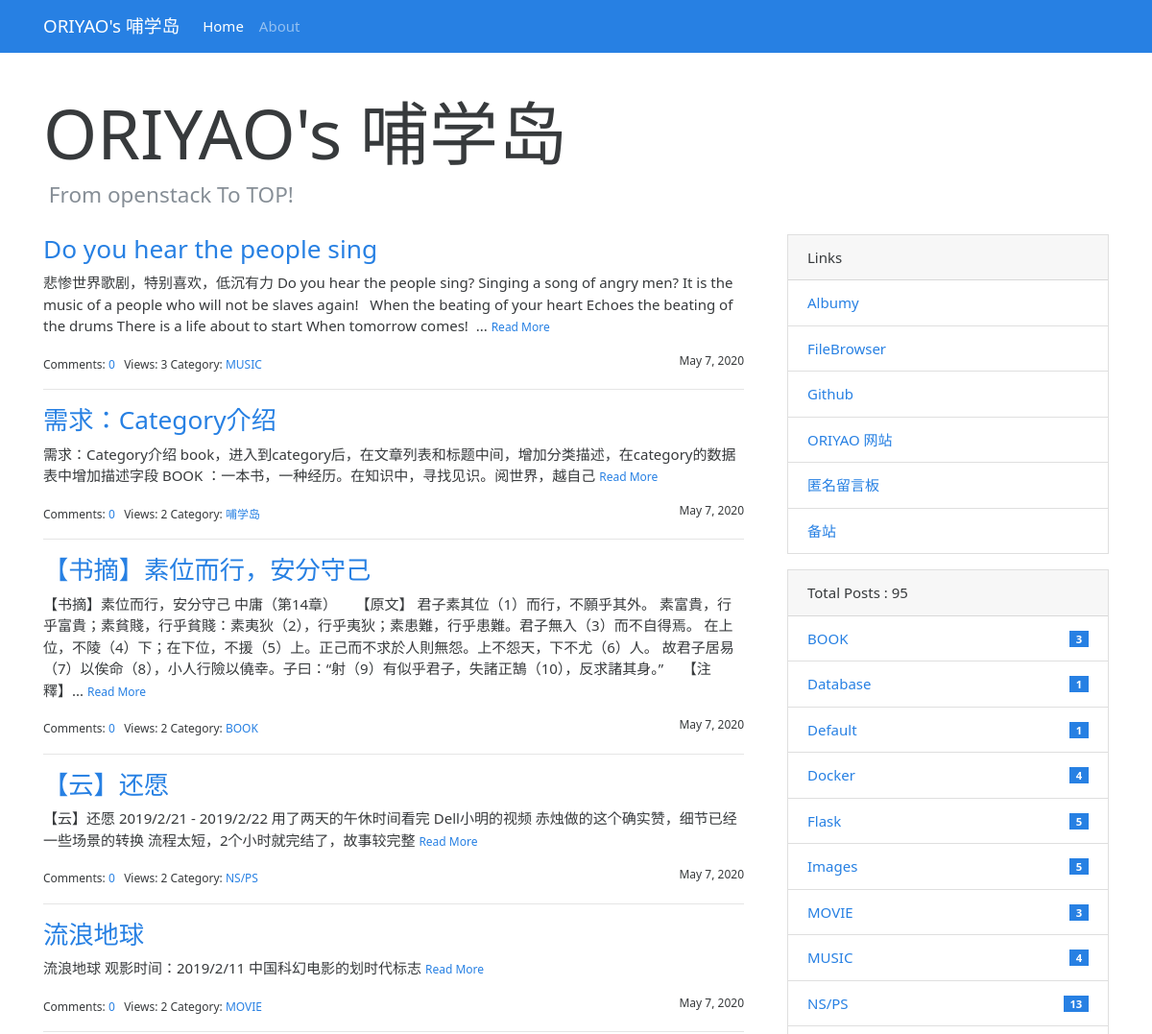
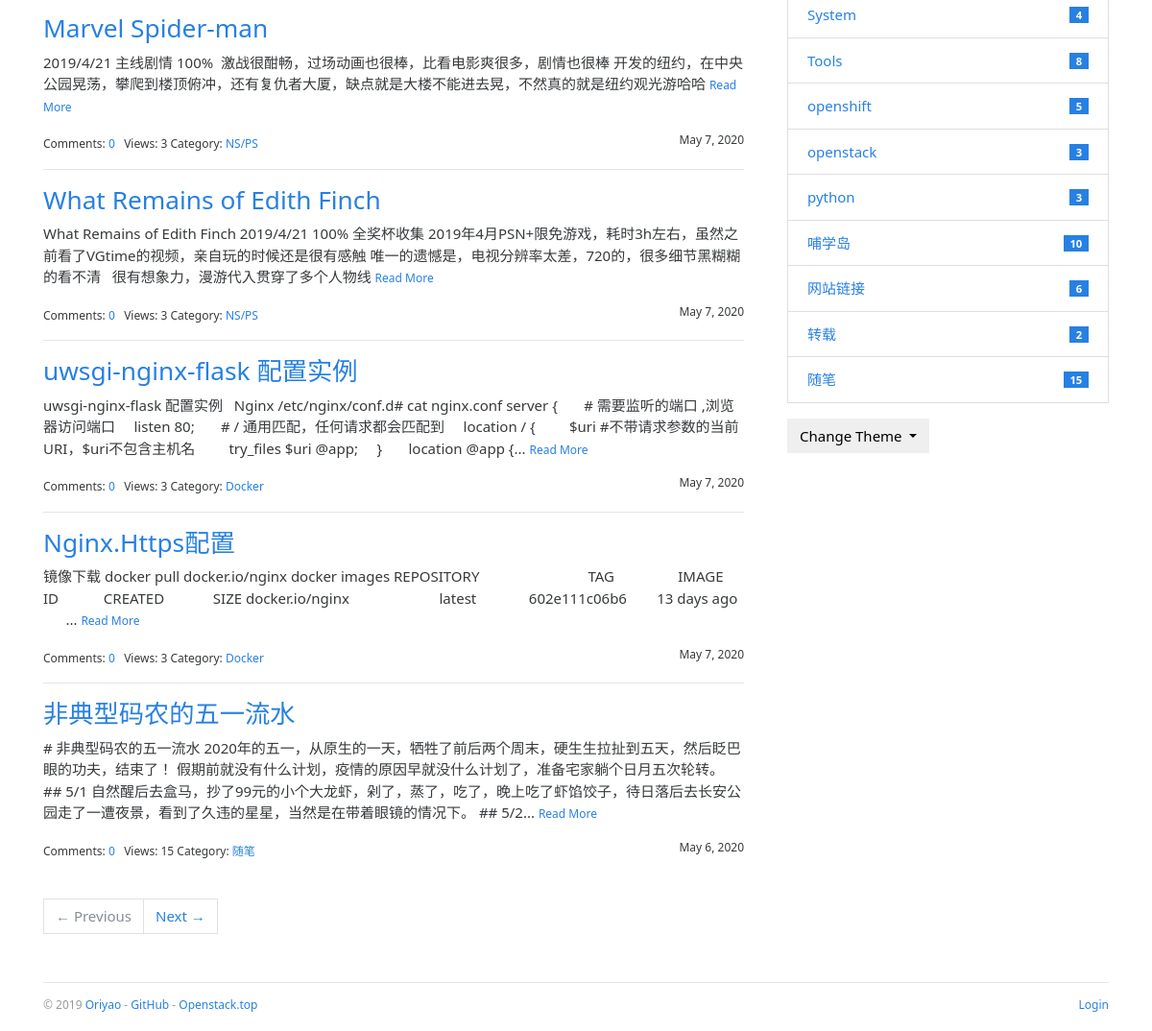
Before: / with the older database file (2 pictures, top to bottom).
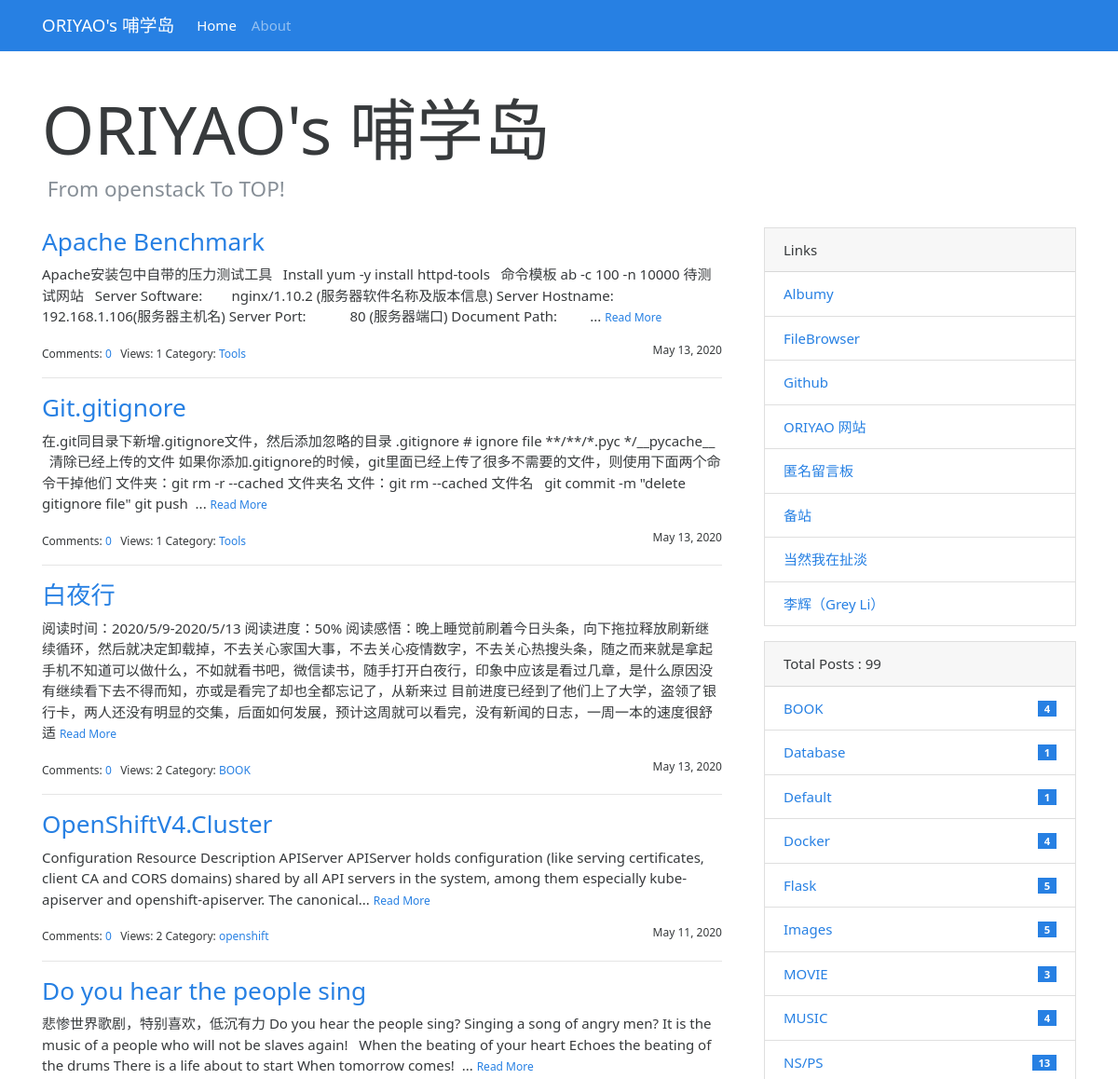
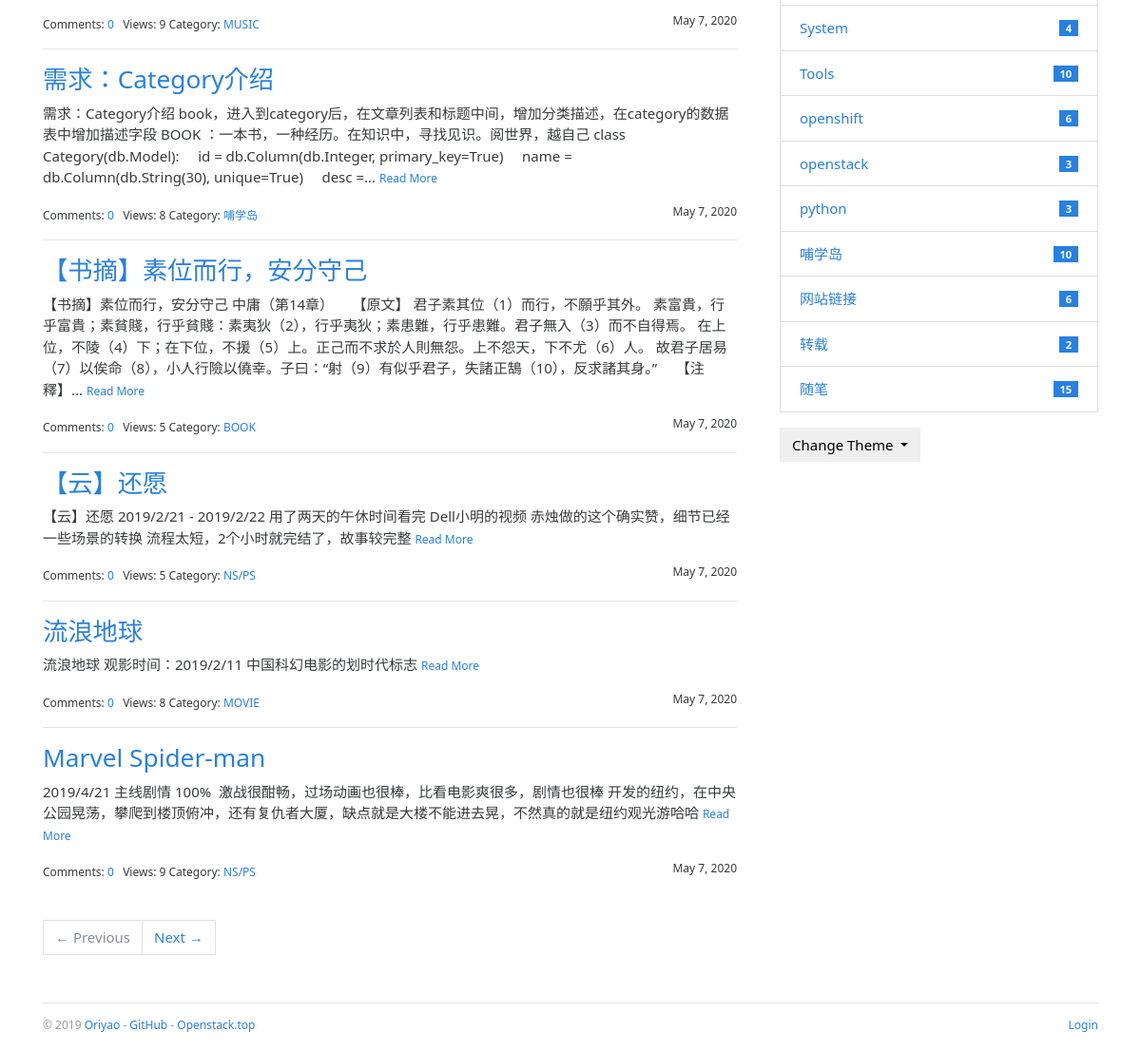
After: the same page with the newer database file (2 pictures, top to bottom).
### bluelog/models.py (models this page shows, shortened)
class Post(db.Model):
    id = db.Column(db.Integer, primary_key=True)
    title = db.Column(db.String(60))
    body = db.Column(db.Text)
    views = db.Column(db.Integer,default=0)
    timestamp = db.Column(db.DateTime, default=datetime.utcnow, index=True)
    can_comment = db.Column(db.Boolean, default=True)
    category_id = db.Column(db.Integer, db.ForeignKey('category.id'))
    category = db.relationship('Category', back_populates='posts')
    comments = db.relationship('Comment', back_populates='post', cascade='all, delete-orphan')

class Category(db.Model):
    id = db.Column(db.Integer, primary_key=True)
    name = db.Column(db.String(30), unique=True)
    posts = db.relationship('Post', back_populates='category')

class Link(db.Model):
    id = db.Column(db.Integer, primary_key=True)
    name = db.Column(db.String(30))
    url = db.Column(db.String(255))

### bluelog/blueprints/blog.py (the view)
@blog_bp.route('/')
def index():
    page = request.args.get('page', 1, type=int)
    per_page = current_app.config['BLUELOG_POST_PER_PAGE']
    pagination = Post.query.order_by(Post.timestamp.desc()).paginate(page, per_page=per_page)
    posts = pagination.items
    totalposts=len(Post.query.all())
    return render_template('blog/index.html', pagination=pagination, posts=posts,totalposts=totalposts)

### bluelog/__init__.py (called while the page is built)
def register_template_context(app):
    @app.context_processor
    def make_template_context():
        admin = Admin.query.first()
        categories = Category.query.order_by(Category.name).all()
        links = Link.query.order_by(Link.name).all()
        if current_user.is_authenticated:
            unread_comments = Comment.query.filter_by(reviewed=False).count()
        else:
            unread_comments = None
        return dict(
            admin=admin, categories=categories,
            links=links, unread_comments=unread_comments)

def register_request_handlers(app):
    @app.after_request
    def query_profiler(response):
        for q in get_debug_queries():
            if q.duration >= app.config['BLUELOG_SLOW_QUERY_THRESHOLD']:
                app.logger.warning(
                    'Slow query: Duration: %fs\n Context: %s\nQuery: %s\n '
                    % (q.duration, q.context, q.statement)
                )
        return response

### bluelog/templates/blog/index.html (shortened to what this page needs)
{% extends 'base.html' %}
{% from 'bootstrap/pagination.html' import render_pager %}
{% block content %}
    <div class="page-header">
        <h1 class="display-3">{{ admin.blog_title|default('Blog Title') }}</h1>
        <h4 class="text-muted">&nbsp;{{ admin.blog_sub_title|default('Blog Subtitle') }}</h4>
    </div>
    <div class="row">
        <div class="col-sm-8">
            {% include 'blog/_posts.html' %}
            {% if posts %}
                <div class="page-footer">{{ render_pager(pagination) }}</div>
            {% endif %}
        </div>
        <div class="col-sm-4 sidebar">
            {% include 'blog/_sidebar.html' %}
        </div>
    </div>
{% endblock %}

### bluelog/templates/blog/_posts.html (shortened to what this page needs)
{% if posts %}
    {% for post in posts %}
        <h3 class="text-primary"><a href="{{ url_for('.show_post', post_id=post.id) }}">{{ post.title }}</a></h3>
        <p>
            {{ post.body|striptags|truncate }}
            <small><a href="{{ url_for('.show_post', post_id=post.id) }}">Read More</a></small>
        </p>
        <small>
            Comments: <a href="{{ url_for('.show_post', post_id=post.id) }}#comments">{{ post.comments|length }}</a>&nbsp;&nbsp;
            Views: {{ post.views }}
            Category: <a
                href="{{ url_for('.show_category', category_id=post.category.id) }}">{{ post.category.name }}</a>
            <span class="float-right">{{ moment(post.timestamp).format('LL') }}</span>
        </small>
        {% if not loop.last %}
            <hr>
        {% endif %}
    {% endfor %}
{% endif %}

### bluelog/templates/blog/_sidebar.html (shortened to what this page needs)
{% if links %}
    <div class="card mb-3">
        <div class="card-header">Links</div>
        <ul class="list-group list-group-flush">
            {% for link in links %}
                <li class="list-group-item  list-group-item-action d-flex justify-content-between align-items-center">
                    <a href="{{ link.url }}" target="_blank">{{ link.name }}</a>
                </li>
            {% endfor %}
        </ul>
    </div>
{% endif %}
{% if categories %}
    <div class="card mb-3">
        <div class="card-header"> Total Posts :  {{ totalposts }}</div>
        <ul class="list-group list-group-flush">
            {% for category in categories %}
                <li class="list-group-item  list-group-item-action d-flex justify-content-between align-items-center">
                    <a href="{{ url_for('blog.show_category', category_id=category.id) }}">
                        {{ category.name }}
                    </a>
                    <span class="badge badge-primary badge-pill"> {{ category.posts|length }}</span>
                </li>
            {% endfor %}
        </ul>
    </div>
{% endif %}
<div class="dropdown">
    <button class="btn btn-default dropdown-toggle" type="button" id="dropdownMenuButton"
            data-toggle="dropdown" aria-haspopup="true" aria-expanded="false">
        Change Theme
    </button>
</div>

Changed rows visible on the page:
no longer on this page (row edited): Post: title "What Remains of Edith Finch", body "What Remains of Edith Finch 2019/4/21 100% 全奖杯收集 2019年4月PSN+限免游戏，耗时3h左右，虽然之前看了VGtime的视频，亲自玩的时候还是很有感触 唯一的遗憾是，电视分辨率太差，720的，很多细节黑糊糊的看不清 很有想象力，漫游代入贯穿了多个人物线", comments|length "0", views "3", category.name "NS/PS", timestamp "May 7, 2020"
no longer on this page (row edited): Post: title "uwsgi-nginx-flask 配置实例", body "uwsgi-nginx-flask 配置实例 Nginx /etc/nginx/conf.d# cat nginx.conf server { # 需要监听的端口 ,浏览器访问端口 listen 80; # / 通用匹配，任何请求都会匹配到 location / { $uri #不带请求参数的当前URI，$uri不包含主机名 try_files $uri @app; } location @app {...", comments|length "0", views "3", category.name "Docker", timestamp "May 7, 2020"
no longer on this page (row edited): Post: title "Nginx.Https配置", body "镜像下载 docker pull docker.io/nginx docker images REPOSITORY TAG IMAGE ID CREATED SIZE docker.io/nginx latest 602e111c06b6 13 days ago ...", comments|length "0", views "3", category.name "Docker", timestamp "May 7, 2020"
no longer on this page (row edited): Post: title "非典型码农的五一流水", body "# 非典型码农的五一流水 2020年的五一，从原生的一天，牺牲了前后两个周末，硬生生拉扯到五天，然后眨巴眼的功夫，结束了！ 假期前就没有什么计划，疫情的原因早就没什么计划了，准备宅家躺个日月五次轮转。 ## 5/1 自然醒后去盒马，抄了99元的小个大龙虾，剁了，蒸了，吃了，晚上吃了虾馅饺子，待日落后去长安公园走了一遭夜景，看到了久违的星星，当然是在带着眼镜的情况下。 ## 5/2...", comments|length "0", views "15", category.name "随笔", timestamp "May 6, 2020"
added Post: title "Apache Benchmark", body "Apache安装包中自带的压力测试工具 Install yum -y install httpd-tools 命令模板 ab -c 100 -n 10000 待测试网站 Server Software: nginx/1.10.2 (服务器软件名称及版本信息) Server Hostname: 192.168.1.106(服务器主机名) Server Port: 80 (服务器端口) Document Path: ...", comments|length "0", views "1", category.name "Tools", timestamp "May 13, 2020"
added Post: title "Git.gitignore", body "在.git同目录下新增.gitignore文件，然后添加忽略的目录 .gitignore # ignore file **/**/*.pyc */__pycache__ 清除已经上传的文件 如果你添加.gitignore的时候，git里面已经上传了很多不需要的文件，则使用下面两个命令干掉他们 文件夹：git rm -r --cached 文件夹名 文件：git rm --cached 文件名 git commit -m \"delete gitignore file\" git push ...", comments|length "0", views "1", category.name "Tools", timestamp "May 13, 2020"
added Post: title "白夜行", body "阅读时间：2020/5/9-2020/5/13 阅读进度：50% 阅读感悟：晚上睡觉前刷着今日头条，向下拖拉释放刷新继续循环，然后就决定卸载掉，不去关心家国大事，不去关心疫情数字，不去关心热搜头条，随之而来就是拿起手机不知道可以做什么，不如就看书吧，微信读书，随手打开白夜行，印象中应该是看过几章，是什么原因没有继续看下去不得而知，亦或是看完了却也全都忘记了，从新来过 目前进度已经到了他们上了大学，盗领了银行卡，两人还没有明显的交集，后面如何发展，预计这周就可以看完，没有新闻的日志，一周一本的速度很舒适", comments|length "0", views "2", category.name "BOOK", timestamp "May 13, 2020"
added Post: title "OpenShiftV4.Cluster", body "Configuration Resource Description APIServer APIServer holds configuration (like serving certificates, client CA and CORS domains) shared by all API servers in the system, among them especially kube-apiserver and openshift-apiserver. The canonical...", comments|length "0", views "2", category.name "openshift", timestamp "May 11, 2020"
changed Post "Do you hear the people sing": views "3" → "9"
changed Post "需求：Category介绍": body "需求：Category介绍 book，进入到category后，在文章列表和标题中间，增加分类描述，在category的数据表中增加描述字段 BOOK ：一本书，一种经历。在知识中，寻找见识。阅世界，越自己" → "需求：Category介绍 book，进入到category后，在文章列表和标题中间，增加分类描述，在category的数据表中增加描述字段 BOOK ：一本书，一种经历。在知识中，寻找见识。阅世界，越自己 class Category(db.Model): id = db.Column(db.Integer, primary_key=True) name = db.Column(db.String(30), unique=True) desc =..."; views "2" → "8"
changed Post "【书摘】素位而行，安分守己": views "2" → "5"
changed Post "【云】还愿": views "2" → "5"
changed Post "流浪地球": views "2" → "8"
changed Post "Marvel Spider-man": views "3" → "9"
added Link: name "当然我在扯淡"
added Link: name "李辉（Grey Li）"
computed for Category "BOOK": posts|length "3" → "4"
computed for Category "Tools": posts|length "8" → "10"
computed for Category "openshift": posts|length "5" → "6"
Other visible differences:
{{ totalposts }}: "95" → "99"
